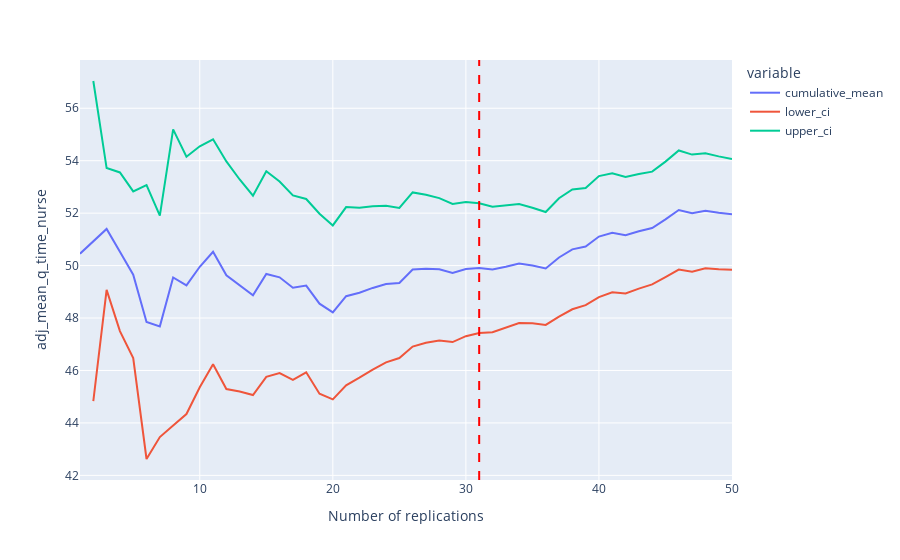

Notebook code cell kept with this figure:
### Markdown cell above
It is important to check ahead 10-20 replications, to check that the 5% precision is maintained. For this example, 3 replications is < 5, but then it quickly goes back up, and is not stable until 31 replications.

### Code cell
confidence_interval_method(
    replications=50,
    metric='mean_q_time_nurse',
    desired_precision=0.05,
    min_rep=31
)

### Figure 1 — Plotly figure (JSON) as saved in the notebook; plotly's stock layout.template omitted (floating-point values rounded to 4 significant figures)
{"data": [{"hovertemplate": "variable=cumulative_mean<br>replications=%{x}<br>value=%{y}<extra></extra>", "legendgroup": "cumulative_mean", "line": {"color": "#636efa", "dash": "solid"}, "marker": {"symbol": "circle"}, "mode": "lines", "name": "cumulative_mean", "orientation": "v", "showlegend": true, "type": "scatter", "x": [1, 2, 3, 4, 5, 6, 7, 8, 9, 10, 11, 12, 13, 14, 15, 16, 17, 18, 19, 20, 21, 22, 23, 24, 25, 26, 27, 28, 29, 30, 31, 32, 33, 34, 35, 36, 37, 38, 39, 40, 41, 42, 43, 44, 45, 46, 47, 48, 49, 50], "xaxis": "x", "y": [50.45, 50.93, 51.4, 50.53, 49.65, 47.85, 47.68, 49.55, 49.25, 49.96, 50.53, 49.63, 49.24, 48.86, 49.68, 49.55, 49.16, 49.24, 48.55, 48.22, 48.83, 48.97, 49.15, 49.3, 49.34, 49.85, 49.88, 49.86, 49.72, 49.87, 49.9, 49.85, 49.96, 50.08, 50.0, 49.89, 50.31, 50.62, 50.73, 51.11, 51.25, 51.16, 51.31, 51.43, 51.76, 52.12, 52.0, 52.09, 52.01, 51.96], "yaxis": "y"}, {"hovertemplate": "variable=lower_ci<br>replications=%{x}<br>value=%{y}<extra></extra>", "legendgroup": "lower_ci", "line": {"color": "#EF553B", "dash": "solid"}, "marker": {"symbol": "circle"}, "mode": "lines", "name": "lower_ci", "orientation": "v", "showlegend": true, "type": "scatter", "x": [1, 2, 3, 4, 5, 6, 7, 8, 9, 10, 11, 12, 13, 14, 15, 16, 17, 18, 19, 20, 21, 22, 23, 24, 25, 26, 27, 28, 29, 30, 31, 32, 33, 34, 35, 36, 37, 38, 39, 40, 41, 42, 43, 44, 45, 46, 47, 48, 49, 50], "xaxis": "x", "y": [null, 44.83, 49.08, 47.5, 46.47, 42.62, 43.46, 43.9, 44.34, 45.36, 46.24, 45.29, 45.2, 45.06, 45.76, 45.9, 45.64, 45.93, 45.12, 44.9, 45.44, 45.72, 46.04, 46.31, 46.48, 46.91, 47.06, 47.14, 47.08, 47.31, 47.43, 47.46, 47.63, 47.81, 47.8, 47.74, 48.05, 48.33, 48.49, 48.8, 48.99, 48.94, 49.12, 49.28, 49.56, 49.85, 49.77, 49.9, 49.86, 49.84], "yaxis": "y"}, {"hovertemplate": "variable=upper_ci<br>replications=%{x}<br>value=%{y}<extra></extra>", "legendgroup": "upper_ci", "line": {"color": "#00cc96", "dash": "solid"}, "marker": {"symbol": "circle"}, "mode": "lines", "name": "upper_ci", "orientation": "v", "showlegend": true, "type": "scatter", "x": [1, 2, 3, 4, 5, 6, 7, 8, 9, 10, 11, 12, 13, 14, 15, 16, 17, 18, 19, 20, 21, 22, 23, 24, 25, 26, 27, 28, 29, 30, 31, 32, 33, 34, 35, 36, 37, 38, 39, 40, 41, 42, 43, 44, 45, 46, 47, 48, 49, 50], "xaxis": "x", "y": [null, 57.04, 53.72, 53.55, 52.83, 53.07, 51.9, 55.19, 54.15, 54.55, 54.82, 53.97, 53.28, 52.66, 53.6, 53.21, 52.67, 52.54, 51.98, 51.53, 52.23, 52.21, 52.26, 52.28, 52.2, 52.79, 52.7, 52.57, 52.35, 52.42, 52.38, 52.24, 52.28, 52.35, 52.21, 52.04, 52.57, 52.9, 52.96, 53.41, 53.52, 53.38, 53.5, 53.58, 53.96, 54.39, 54.23, 54.28, 54.16, 54.07], "yaxis": "y"}], "layout": {"legend": {"title": {"text": "variable"}, "tracegroupgap": 0}, "margin": {"t": 60}, "shapes": [{"line": {"color": "red", "dash": "dash"}, "type": "line", "x0": 31, "x1": 31, "xref": "x", "y0": 0, "y1": 1, "yref": "y domain"}], "xaxis": {"anchor": "y", "domain": [0, 1], "title": {"text": "Number of replications"}}, "yaxis": {"anchor": "x", "domain": [0, 1], "title": {"text": "adj_mean_q_time_nurse"}}}}
